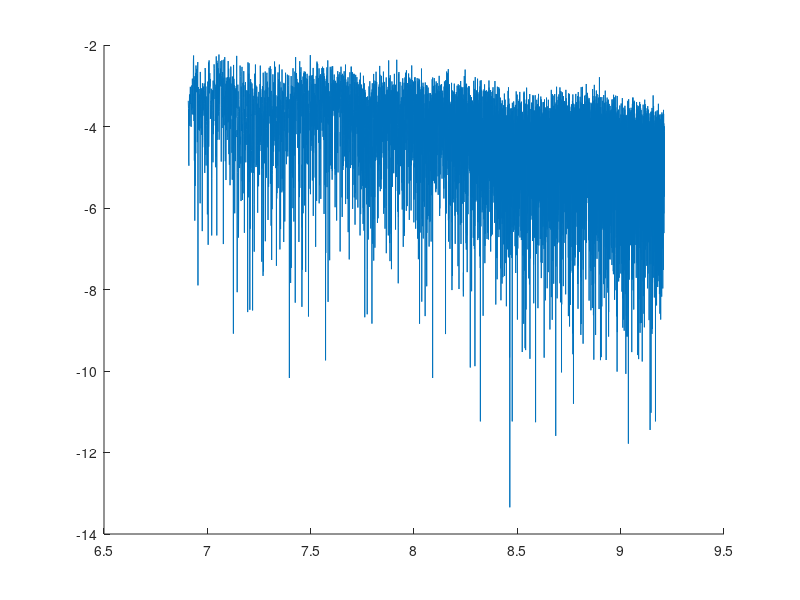

Write MATLAB code to recreate this figure.
function [] = Main()
hold on

x = 1000:9999;

for i=1:9000
	y(i) = abs( MonteCarlo4( x(i) ) - pi );
end

% 通常のグラフ
%plot(x, y);

for i=1:9000
	x(i) = log(x(i));
end

% xが対数
%plot(x, y);

x = 1000:9999;

for i=1:9000
	y(i) = log(y(i));
end

% yが対数
%plot(x, y);

for i=1:9000
	x(i) = log(x(i));
end

% 両方対数
plot(x, y);

function [p] = MonteCarlo4(n)
rand('twister', 0);

x = zeros(1, n);
y = zeros(1, n);
r = zeros(1, n);

x = rand(1, n);
y = rand(1, n);

r = x.^2 + y.^2;

m = (r < 1);
m = sum(m);

p = 4*m/n;
